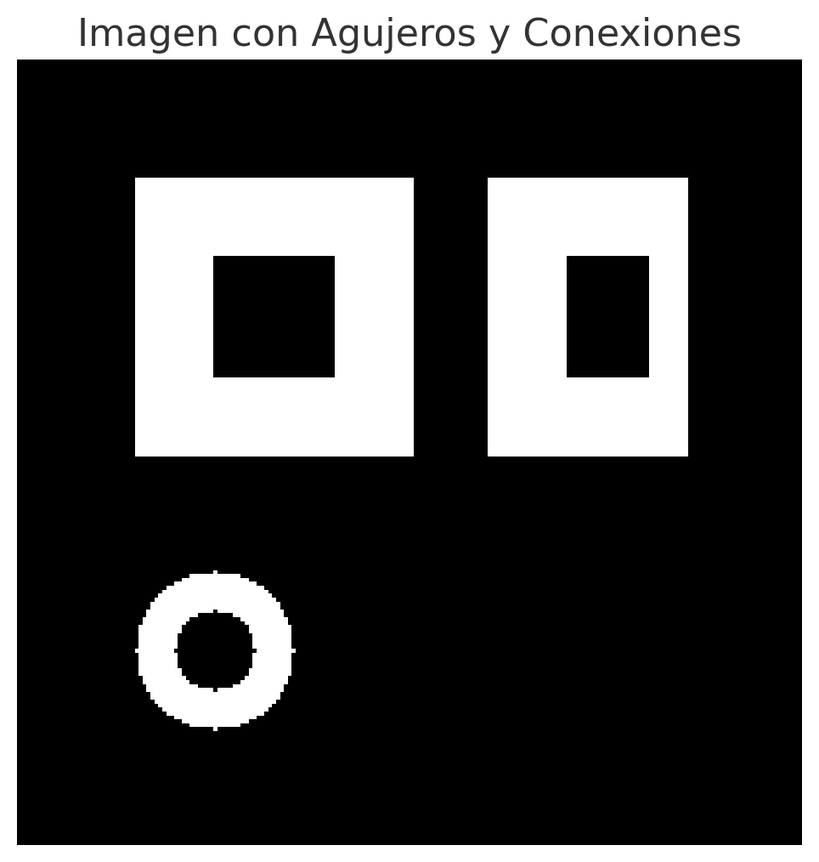
#> input picture TEMA 4/morphology_image.png, 819 x 862 px, shrunk from 964 x 1014 before the run
$ jupyter execute --allow-errors Tema4.Morfologia.ipynb
#> lines starting #> are read from the running program, lines starting #| are printed output that depends on the picture; after the words box and inside, x2 and y2 are one past the last pixel; in counts of white or black regions, pixels touching at a corner belong together; long printed decimals are rounded
## Ejercicio: Uso de la función `dilate()` de OpenCV

### Descripción:
Usaremos la función **`cv2.dilate()`** de OpenCV para hacer dilataciones de una imagen. Se aplicará un **elemento estructural** definido por el usuario y se explorará cómo este afecta a la imagen.

### Tareas:

**a)** Usa la función de OpenCV **`dilate()`** para hacer dilataciones de una imagen.

**b)** Define antes el **elemento estructural**. Averigua las opciones que da OpenCV para definirlo.

**c)** Averigua qué ocurre si aplicas la dilatación a una imagen en escala de grises.

[cell 1]
import cv2
import numpy as np
import matplotlib.pyplot as plt

# Cargar la imagen en escala de grises
image = cv2.imread('j.png', cv2.IMREAD_GRAYSCALE)

# Crear un elemento estructural
kernel = np.ones((5, 5), np.uint8)  # Elemento estructural 5x5

# Aplicar dilatación
#> (the rest of this cell did not finish here and is left out)

## Ejercicio: Uso de la función `erode()` de OpenCV

### Descripción:
Usaremos la función **`cv2.erode()`** de OpenCV para hacer erosiones de una imagen. Se aplicará un **elemento estructural** definido por el usuario y se explorará cómo este afecta a la imagen.

### Tareas:

**a)** Usa la función de OpenCV **`erode()`** para hacer erosiones de una imagen.

**b)** Define antes el **elemento estructural**. Averigua las opciones que da OpenCV para definirlo.

**c)** Averigua qué ocurre si aplicas la erosión a una imagen en escala de grises.

[cell 2]
import cv2
import numpy as np
import matplotlib.pyplot as plt

# Cargar la imagen en escala de grises
image = cv2.imread('j.png', cv2.IMREAD_GRAYSCALE)

# **a) Realizando la erosión**
# Crear un elemento estructural (kernel) de 5x5
kernel = np.ones((5, 5), np.uint8)

# Aplicar la erosión a la imagen
#> (the rest of this cell did not finish here and is left out)

## Ejercicio: Uso de la función `morphologyEx()` de OpenCV con `cv.MORPH_OPEN`

### Descripción:
Usaremos la función **`cv2.morphologyEx()`** de OpenCV con el argumento **`cv2.MORPH_OPEN`** para hacer la **apertura** de una imagen. La operación de apertura es una combinación de erosión seguida de dilatación. Esta operación elimina el ruido y reduce las pequeñas áreas brillantes en la imagen.

### Tareas:

**a)** Usa la función de OpenCV **`morphologyEx()`** con el argumento **`cv2.MORPH_OPEN`** para hacer apertura de una imagen.

**b)** Define antes el **elemento estructural**. Averigua las opciones que da OpenCV para definirlo.

**c)** Averigua qué ocurre si aplicas la apertura a una imagen en escala de grises.

[cell 3]
import cv2
import numpy as np
import matplotlib.pyplot as plt

# Crear una imagen de 100x100 píxeles con un fondo negro
image = np.zeros((100, 100), dtype=np.uint8)

# Añadir puntos blancos (ruido) a la imagen
cv2.circle(image, (20, 20), 5, 255, -1)  # Añadir un círculo blanco
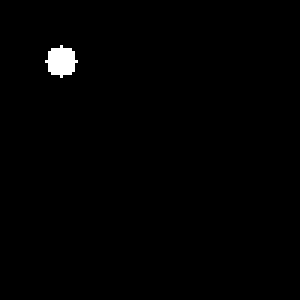
#> image: shape (100, 100) (shown 3 times larger); 0.81% white; 1 white region, box (x1, y1, x2, y2) and area: (15, 15, 26, 26) 81
cv2.circle(image, (80, 80), 5, 255, -1)  # Añadir otro círculo blanco
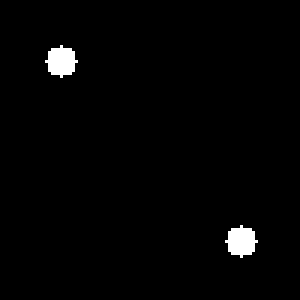
#> image: shape (100, 100) (shown 3 times larger); 1.6% white; 2 white regions, box (x1, y1, x2, y2) and area: (15, 15, 26, 26) 81, (75, 75, 86, 86) 81
cv2.circle(image, (50, 50), 5, 255, -1)  # Otro círculo blanco
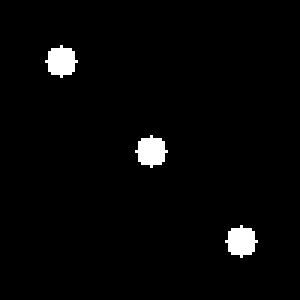
#> image: shape (100, 100) (shown 3 times larger); 2.4% white; 3 white regions, box (x1, y1, x2, y2) and area: (15, 15, 26, 26) 81, (45, 45, 56, 56) 81, (75, 75, 86, 86) 81

# Crear un elemento estructural (kernel) 5x5
kernel = np.ones((5, 5), np.uint8)

# Aplicar apertura a la imagen
opened_image = cv2.morphologyEx(image, cv2.MORPH_OPEN, kernel)

# Mostrar la imagen original y la imagen con apertura
plt.subplot(1, 2, 1)
plt.imshow(image, cmap='gray')
plt.title("Imagen Original")
plt.axis('off')

plt.subplot(1, 2, 2)
plt.imshow(opened_image, cmap='gray')
plt.title("Imagen con Apertura")
plt.axis('off')

plt.show()
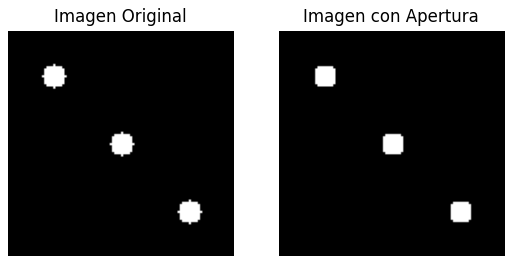
#> figure drawn by matplotlib, 2 panels

## Ejercicio: Uso de la función `morphologyEx()` de OpenCV con `cv2.MORPH_CLOSE`

### Descripción:
Usaremos la función **`cv2.morphologyEx()`** de OpenCV con el argumento **`cv2.MORPH_CLOSE`** para hacer la **clausura** de una imagen. La operación de clausura es una combinación de dilatación seguida de erosión. Esta operación es útil para rellenar pequeños agujeros y conectarse con áreas cercanas.

### Tareas:

**a)** Usa la función de OpenCV **`morphologyEx()`** con el argumento **`cv2.MORPH_CLOSE`** para hacer clausura de una imagen.

**b)** Define antes el **elemento estructural**. Averigua las opciones que da OpenCV para definirlo.

**c)** Averigua qué ocurre si aplicas la clausura a una imagen en escala de grises.

[cell 4]
import cv2
import numpy as np
import matplotlib.pyplot as plt

# Cargar la imagen en escala de grises
image = cv2.imread('morphology_image.png', cv2.IMREAD_GRAYSCALE)
#> image is the input picture: shape (862, 819); min 0, max 255, mean 75.4

# Crear un elemento estructural (kernel) 5x5
kernel = np.ones((5, 5), np.uint8)

# Aplicar clausura a la imagen
closed_image = cv2.morphologyEx(image, cv2.MORPH_CLOSE, kernel)

# Mostrar la imagen original y la imagen con clausura
plt.subplot(1, 2, 1)
plt.imshow(image, cmap='gray')
plt.title("Imagen Original")
plt.axis('off')

plt.subplot(1, 2, 2)
plt.imshow(closed_image, cmap='gray')
plt.title("Imagen con Clausura")
plt.axis('off')

plt.show()

# Ejercicios

## Ejercicio 1: Eliminación de ruido

### Descripción:
En este ejercicio se pretende eliminar el ruido de la imagen **circulos_ruido.png** usando **operaciones morfológicas binarias**. Se deben aplicar las mejores operaciones morfológicas con los elementos estructurales más pequeños posibles, para obtener el menor error posible. Se debe calcular el **Error Cuadrático Medio (MSE)** comparando la imagen procesada tras eliminar el ruido con la imagen original para corroborar la mejor elección.

Además, se debe aplicar una operación morfológica para eliminar los pequeños círculos negros dentro de los círculos blancos en la imagen sin ruido, minimizando el error.

### Tareas:

**a)** Dada la imagen **circulos_ruido.png**, se pretende eliminar el ruido usando operaciones morfológicas binarias. Razona cuál será la mejor secuencia de operaciones para ello con los mejores elementos estructurales (que podrían ser distintos para eliminar un ruido y otro). Queremos que los elementos estructurales sean lo más pequeños posibles para obtener el menor error posible. Calcula el Error Cuadrático Medio comparando la imagen procesada tras eliminar el ruido con la imagen original para corroborar la mejor elección.

**b)** Sobre la imagen sin ruido obtenida, determinar la mejor operación morfológica para eliminar los pequeños círculos negros dentro de los blancos cometiendo un error lo más pequeño posible.

[cell 5]
import cv2
import numpy as np
import matplotlib.pyplot as plt

# Cargar la imagen con ruido
image = cv2.imread('circulos_ruidos.png', cv2.IMREAD_GRAYSCALE)
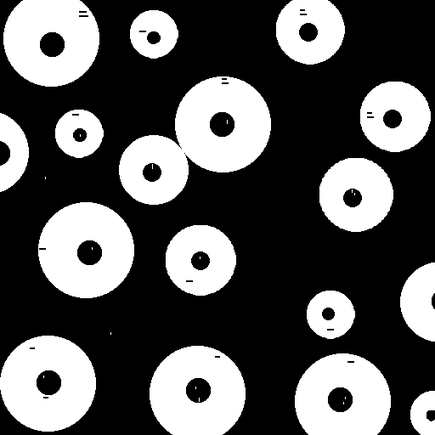
#> input picture TEMA 4/circulos_ruidos.png, 435 x 435 px, shrunk from 512 x 512 before the run
#> image is the input picture: shape (435, 435); min 0, max 255, mean 89.7

# **a) Eliminar el ruido usando operaciones morfológicas binarias**

# Crear el elemento estructural para eliminar el ruido (usaremos un elemento pequeño)
kernel = np.ones((3, 3), np.uint8)  # Elemento estructural 3x3

# Operación de apertura para eliminar el ruido pequeño (erosión seguida de dilatación)
image_cleaned = cv2.morphologyEx(image, cv2.MORPH_OPEN, kernel)

# Mostrar imagen original y procesada
plt.subplot(1, 2, 1)
plt.imshow(image, cmap='gray')
plt.title("Imagen Original con Ruido")
plt.axis('off')

plt.subplot(1, 2, 2)
plt.imshow(image_cleaned, cmap='gray')
plt.title("Imagen Sin Ruido")
plt.axis('off')

plt.show()

# **Cálculo del Error Cuadrático Medio (MSE)**
def mse(image1, image2):
    return np.mean((image1 - image2) ** 2)

# Comparar la imagen original con la imagen procesada (sin ruido)
error_mse = mse(image, image_cleaned)
#> error_mse = 1.11
print(f"Error Cuadrático Medio (MSE) entre la imagen original y la imagen sin ruido: {error_mse}")
#| Error Cuadrático Medio (MSE) entre la imagen original y la imagen sin ruido: 1.115

# **b) Eliminar los pequeños círculos negros dentro de los blancos en la imagen sin ruido**

# Usar una operación morfológica para eliminar los círculos negros dentro de los blancos
kernel2 = np.ones((5, 5), np.uint8)  # Elemento estructural más grande

# Operación de apertura para eliminar los pequeños círculos negros (erosión seguida de dilatación)
image_no_black_circles = cv2.morphologyEx(image_cleaned, cv2.MORPH_OPEN, kernel2)

# Mostrar la imagen sin los círculos negros
plt.imshow(image_no_black_circles, cmap='gray')
plt.title("Imagen Sin Círculos Negros")
plt.axis('off')
plt.show()

# Calcular el MSE entre la imagen procesada sin círculos negros y la original sin ruido
error_mse_no_black_circles = mse(image_cleaned, image_no_black_circles)
#> error_mse_no_black_circles = 0.188
print(f"Error Cuadrático Medio (MSE) entre la imagen sin ruido y la imagen sin círculos negros: {error_mse_no_black_circles}")
#| Error Cuadrático Medio (MSE) entre la imagen sin ruido y la imagen sin círculos negros: 0.1881

## Ejercicio 2: Extracción de fronteras

### Descripción:
Dada una imagen binaria **I**, los píxeles de la frontera de **I** se obtienen restando a **I** el resultado de dilatar la imagen con un **elemento estructural blanco 3x3**. Se debe definir una función llamada **`extraer_fronteras()`** que realice este proceso y luego aplicar esta función a la imagen **pez.png**.

### Tareas:

**a)** Define una función llamada **`extraer_fronteras()`** que realice el proceso descrito de extracción de fronteras de la imagen binaria.

**b)** Aplica la función **`extraer_fronteras()`** a la imagen **pez.png**.

[cell 6]
import cv2
import numpy as np
import matplotlib.pyplot as plt

# Función para extraer las fronteras de una imagen binaria
def extraer_fronteras(image):
    # Crear un elemento estructural 3x3 blanco
    kernel = np.ones((3, 3), np.uint8)

    # Dilatar la imagen
    dilated_image = cv2.dilate(image, kernel, iterations=1)

    # Extraer las fronteras restando la imagen dilatada de la imagen original
    fronteras = dilated_image - image

    return fronteras

# Cargar la imagen 'pez.png' en escala de grises
image = cv2.imread('pez.png', cv2.IMREAD_GRAYSCALE)
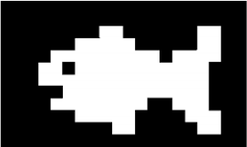
#> input picture TEMA 4/pez.png, 247 x 147 px, shrunk from 291 x 173 before the run
#> image is the input picture: shape (147, 247); min 0, max 255, mean 89.7

# Convertir la imagen a binaria (suponiendo que la imagen es en escala de grises)
_, binary_image = cv2.threshold(image, 127, 255, cv2.THRESH_BINARY)
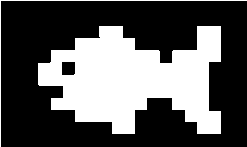
#> binary_image: shape (147, 247); 35.3% white; 2 white regions, box (x1, y1, x2, y2) and area: (38, 26, 221, 134) 12440, (0, 0, 247, 147) 393

# Extraer las fronteras de la imagen binaria
fronteras = extraer_fronteras(binary_image)
#> in extraer_fronteras, `dilated_image = cv2.dilate(image, kernel, iterations=1)`:
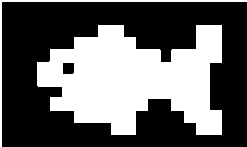
#> dilated_image: shape (147, 247); 38.7% white; 2 white regions, box (x1, y1, x2, y2) and area: (37, 25, 222, 135) 13269, (0, 0, 247, 147) 784
#> in extraer_fronteras, `fronteras = dilated_image - image`:
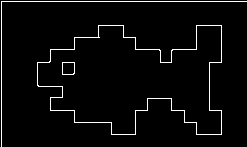
#> fronteras: shape (147, 247); 3.4% white in thin lines or dots

# Mostrar la imagen binaria original y la imagen de fronteras
plt.subplot(1, 2, 1)
plt.imshow(binary_image, cmap='gray')
plt.title("Imagen Binaria")
plt.axis('off')

plt.subplot(1, 2, 2)
plt.imshow(fronteras, cmap='gray')
plt.title("Fronteras Extraídas")
plt.axis('off')

plt.show()
